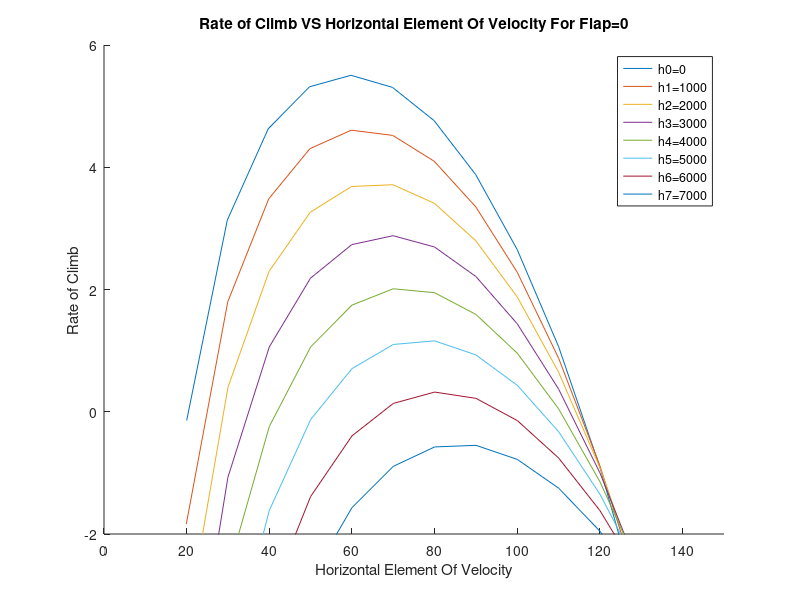
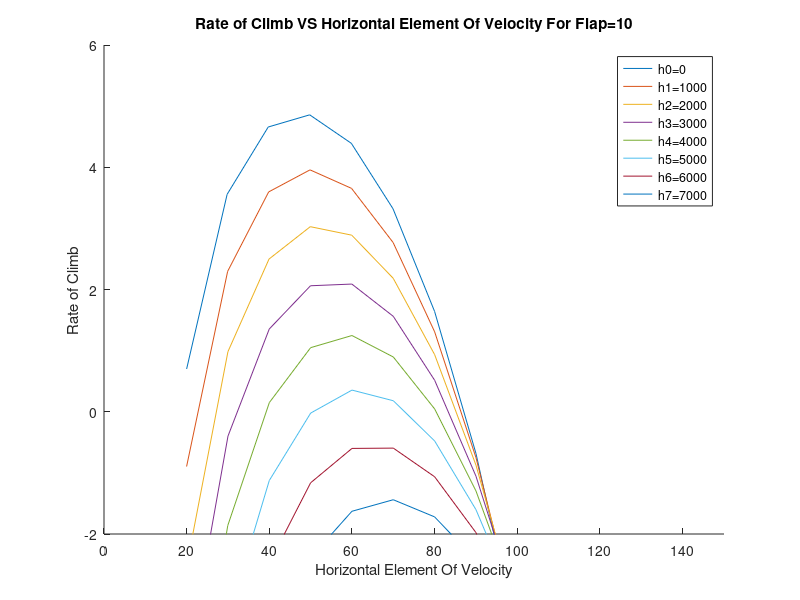

Here is the MATLAB script that generated these plots, in order:
%% Estimation of Rate of Climb and Related Angles
clc
clear all
%% Variables
global h
global P
global RO
RO_ss=1.225;%density at sea level
T_ss=288.16;%temperature at sea level
R=287;%universall const of air
Ct=400/3600;%fuel consumption
Clm=1.38;%maximum Cl
S=56.36;%area of the wings
e=-2.5*(pi/180);%angle fo engine
P_ss=0.75*2*1379544.76;%power of both engine in max cruise
g=9.81;%gravity const
W0=21000*g;%initial weight of air plane
a1=-6.5*10^(-3);%slope in Troposphere
CD0=0.032;%zero lift drag
k=0.034;%iduced drag coef.
%% Rate of Climb VS Horizontal Element Of Velocity For Flap=0
display('For Flap=0:')
for h=0:1000:7000%altitude
    CD0=0.032;%zero lift drag
    k=0.034;%iduced drag coef.
    V=(20:10:300);
    T=T_ss+a1*h;
    RO=RO_ss.*(T/T_ss).^(-g/(a1*R)-1);
    P=P_ss.*(RO/RO_ss).^0.7;
    ROC=(P-0.5.*RO.*(V.^3)*S*CD0-(2*k*W0^2)./(RO.*V*S))/W0;
    gama=asin(ROC./V);
    Vh=V.*cos(gama);
    hold on
    plot(Vh,ROC)
    axis([0 150 -2 6])
    MAX_GAMA=max(gama);
    s=max(ROC);
    d=find(ROC==s);
    GAMA_RCMAX=gama(d);
    display(MAX_GAMA)
    display(GAMA_RCMAX)
end
 title('Rate of Climb VS Horizontal Element Of Velocity For Flap=0')
    xlabel('Horizontal Element Of Velocity');
    ylabel('Rate of Climb');
    legend('h0=0','h1=1000','h2=2000','h3=3000','h4=4000','h5=5000','h6=6000','h7=7000','Location','northeast')
    %% Rate of Climb VS Horizontal Element Of Velocity For Flap=10
display('For Flap=10:')
figure
for h=0:1000:7000%altitude
    CD01=0.071;%zero lift drag
    k1=0.031;%iduced drag coef.
    V=(20:10:300);
    T=T_ss+a1*h;
    RO=RO_ss.*(T/T_ss).^(-g/(a1*R)-1);
    P=P_ss.*(RO/RO_ss).^0.7;
    ROC1=(P-0.5.*RO.*(V.^3)*S*CD01-(2*k1*W0^2)./(RO.*V*S))/W0;
    gama1=asin(ROC1./V);
    Vh1=V.*cos(gama1);
    hold on
    plot(Vh1,ROC1)
    axis([0 150 -2 6])
    MAX_GAMA1=max(gama1);
    s1=max(ROC1);
    d1=find(ROC1==s1);
    GAMA_RCMAX1=gama1(d1);
    display(MAX_GAMA1)
    display(GAMA_RCMAX1)
end
 title('Rate of Climb VS Horizontal Element Of Velocity For Flap=10')
    xlabel('Horizontal Element Of Velocity');
    ylabel('Rate of Climb');
    legend('h0=0','h1=1000','h2=2000','h3=3000','h4=4000','h5=5000','h6=6000','h7=7000','Location','northeast')
    